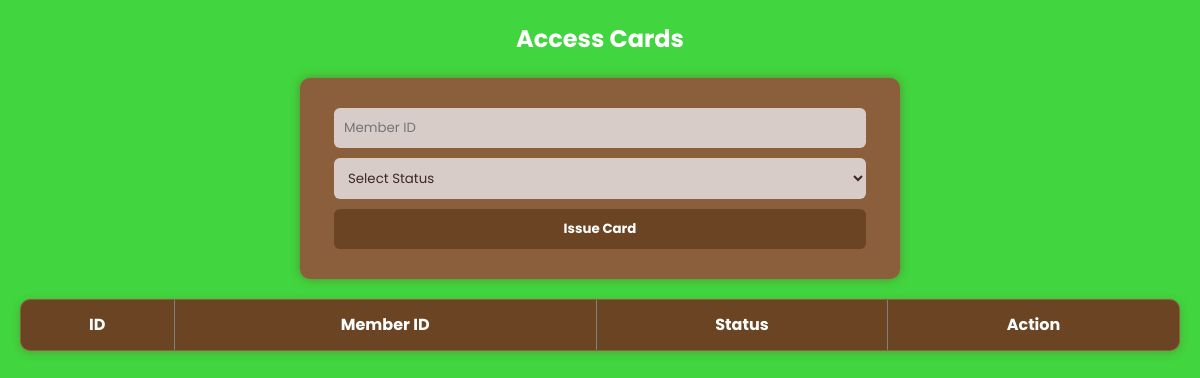
/access_cards.php, run on an earlier commit of the app's database.
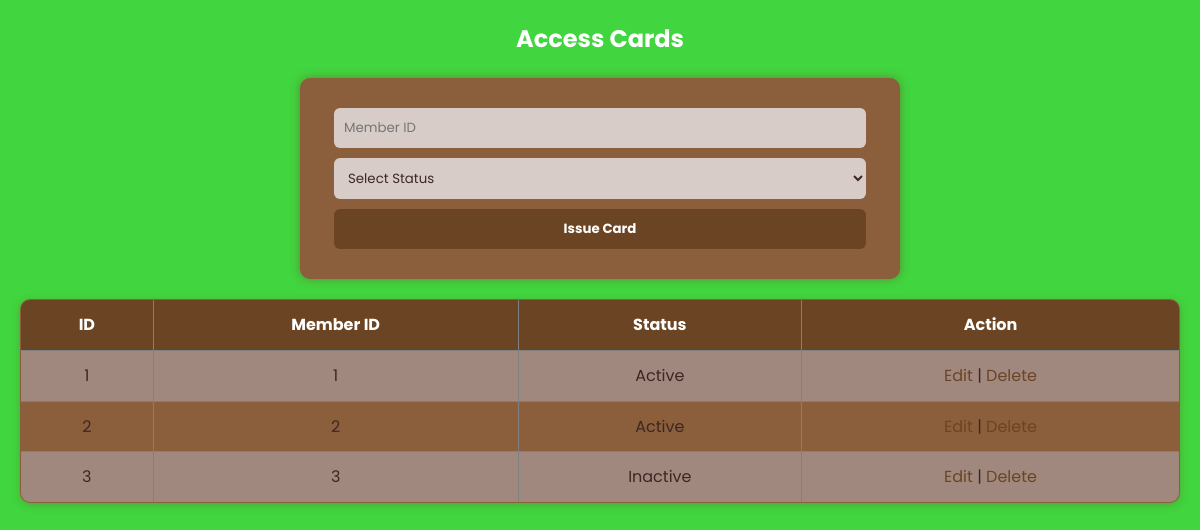
And on a later commit of the database.
### tables this page shows
CREATE TABLE access_cards (
    access_card_id INT AUTO_INCREMENT PRIMARY KEY,
    member_id INT UNIQUE,
    status ENUM('Active','Inactive') DEFAULT 'Active',
    FOREIGN KEY (member_id) REFERENCES members(member_id)
);

### access_cards.php (the view, shortened to what this page needs)
<?php
include 'config.php';
$id = $member_id = $status = "";
$edit_mode = false;
$result = $conn->query("SELECT * FROM access_cards ORDER BY access_card_id ASC");
?>
<!DOCTYPE html>
<html lang="en">
<head>
    <link rel="stylesheet" href="style.css">
</head>
<body>
<h2>Access Cards</h2>
<form method="POST">
    <input type="number" name="member_id" placeholder="Member ID" value="<?= $member_id ?>" required>
    <select name="status" required>
        <option value="">Select Status</option>
    </select>
    <button type="submit" name="save"><?= $edit_mode ? "Update Card" : "Issue Card" ?></button>
</form>
<table border="1" cellpadding="5">
<tr>
    <th>ID</th>
    <th>Member ID</th>
    <th>Status</th>
    <th>Action</th>
</tr>
<?php while($row = $result->fetch_assoc()){ ?>
<tr>
    <td><?= $row['access_card_id'] ?></td>
    <td><?= $row['member_id'] ?></td>
    <td><?= $row['status'] ?></td>
    <td>
        <a href="?edit=<?= $row['access_card_id'] ?>">Edit</a> |
        <a href="?delete=<?= $row['access_card_id'] ?>" onclick="return confirm('Are you sure?')">Delete</a>
    </td>
</tr>
<?php } ?>
</table>
</body>
</html>

What changed in the data, as far as the page shows it:
added access_cards: access_card_id "1", member "1", status "Active"
added access_cards: access_card_id "2", member "2", status "Active"
added access_cards: access_card_id "3", member "3", status "Inactive"
